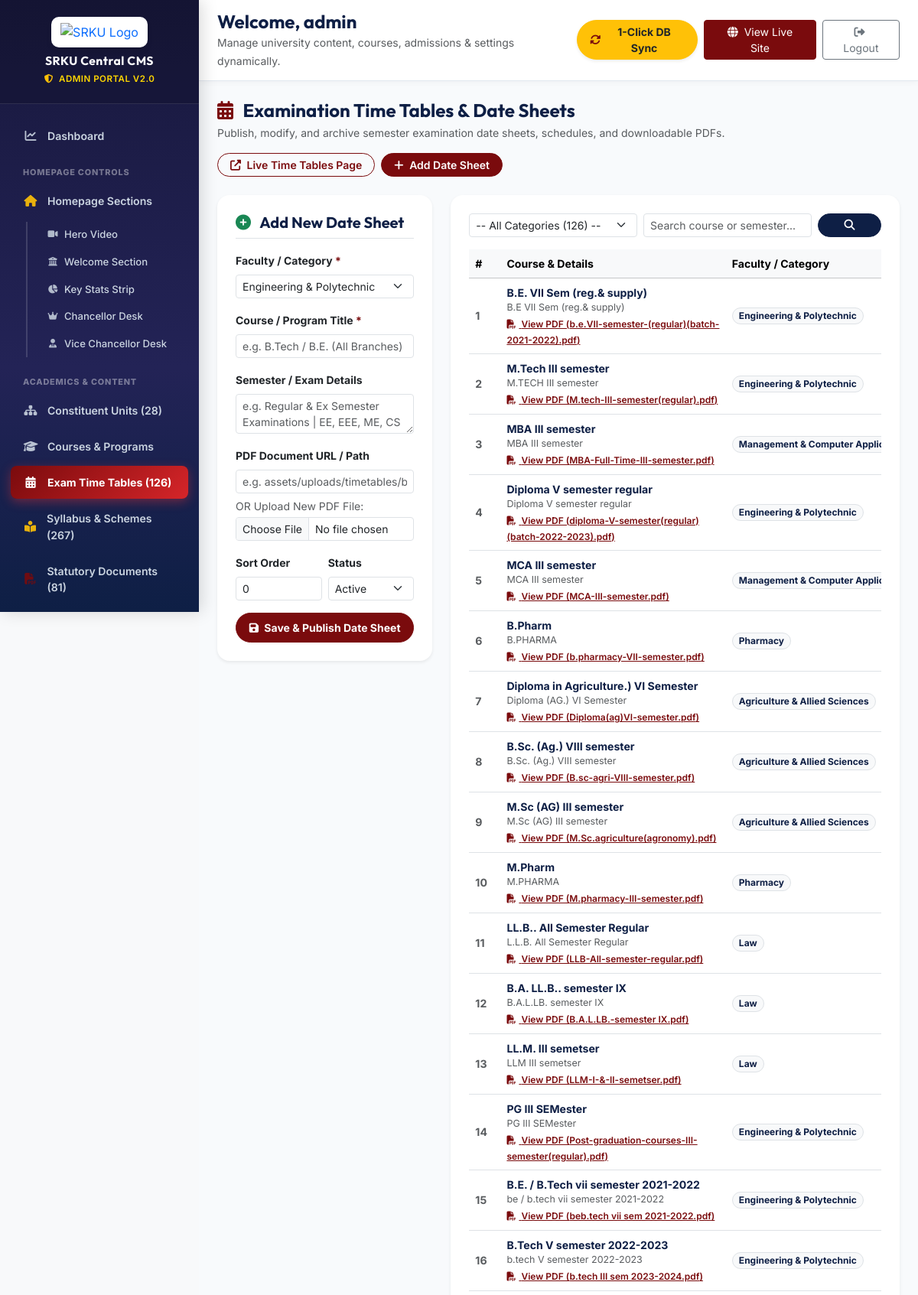
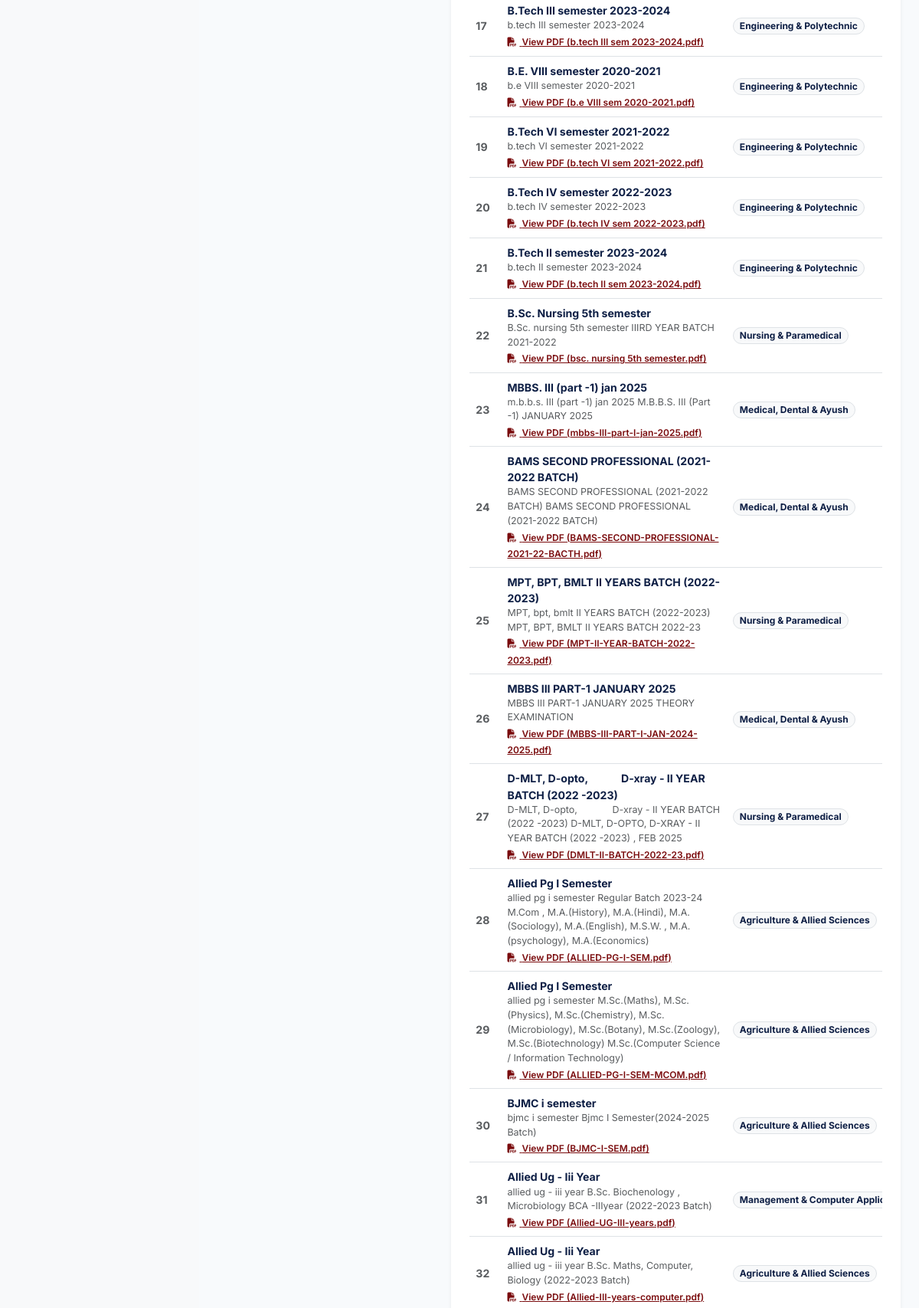
Screenshot of /admin/manage_timetables.php (signed in, upper part) with the database file from the repository (2 pictures, top to bottom).
### tables this page shows
CREATE TABLE `exam_timetables` (
  `id` int(11) NOT NULL AUTO_INCREMENT,
  `category` varchar(100) NOT NULL,
  `course_title` varchar(255) NOT NULL,
  `details` text DEFAULT NULL,
  `file_url` varchar(255) NOT NULL,
  `filename` varchar(255) DEFAULT NULL,
  `sort_order` int(11) DEFAULT 0,
  `status` enum('active','inactive') DEFAULT 'active',
  `created_at` timestamp NOT NULL DEFAULT current_timestamp(),
  PRIMARY KEY (`id`)
);

### admin/manage_timetables.php (the view, shortened to what this page needs)
<?php
require_once __DIR__ . '/header.php';
$pdo = getDBConnection();
$editItem = null;
$searchQuery = trim($_GET['q'] ?? '');
$sql = "SELECT * FROM exam_timetables WHERE 1=1";
$params = [];
$sql .= " ORDER BY sort_order ASC, id DESC";
$timetables = [];
try {
    $stmt = $pdo->prepare($sql);
    $stmt->execute($params);
    $timetables = $stmt->fetchAll();
} catch (Exception $e) {
    $error = 'Unable to fetch timetables: ' . $e->getMessage();
}
$categoriesList = [
    'Engineering & Polytechnic',
    'Agriculture & Allied Sciences',
    'Management & Computer Application',
    'Nursing & Paramedical',
    'Medical, Dental & Ayush',
    'Law',
    'Pharmacy'
];
?>
<div class="d-flex flex-wrap justify-content-between align-items-center mb-4 gap-3">
    <div>
        <h3 class="h4 fw-bold text-navy mb-1"><i class="fas fa-calendar-alt text-danger me-2"></i> Examination Time Tables &amp; Date Sheets</h3>
        <p class="text-muted small mb-0">Publish, modify, and archive semester examination date sheets, schedules, and downloadable PDFs.</p>
    </div>
    <div class="d-flex gap-2">
        <a href="<?php echo BASE_URL; ?>exam-time-table.php" target="_blank" class="btn btn-outline-danger btn-sm rounded-pill fw-semibold px-3">
            <i class="fas fa-external-link-alt me-1"></i> Live Time Tables Page
        </a>
        <a href="manage_timetables.php#entry-form" class="btn btn-danger btn-sm rounded-pill fw-semibold px-3">
            <i class="fas fa-plus me-1"></i> Add Date Sheet
        </a>
    </div>
</div>
<div class="row g-4 mb-5">
    <div class="col-12 col-lg-4" id="entry-form">
        <div class="card border-0 shadow-sm rounded-4 p-4 sticky-lg-top" style="top: 80px; z-index: 10;">
            <div class="d-flex justify-content-between align-items-center mb-3 pb-2 border-bottom">
                <h5 class="fw-bold text-navy mb-0">
                    <i class="fas <?php echo $editItem ? 'fa-edit text-primary' : 'fa-plus-circle text-success'; ?> me-2"></i>
                    <?php echo $editItem ? 'Edit Date Sheet' : 'Add New Date Sheet'; ?>
                </h5>
            </div>
            <form action="manage_timetables.php" method="POST" enctype="multipart/form-data">
                <div class="mb-3">
                    <label class="form-label fw-bold small text-dark">Faculty / Category <span class="text-danger">*</span></label>
                    <select name="category" class="form-select form-select-sm" required>
                        <?php foreach ($categoriesList as $cat): ?>
                            <option value="<?php echo htmlspecialchars($cat); ?>" <?php echo (($editItem['category'] ?? '') === $cat) ? 'selected' : ''; ?>>
                                <?php echo htmlspecialchars($cat); ?>
                            </option>
                        <?php endforeach; ?>
                    </select>
                </div>
                <div class="mb-3">
                    <label class="form-label fw-bold small text-dark">Course / Program Title <span class="text-danger">*</span></label>
                    <input type="text" name="course_title" class="form-control form-control-sm" required
                           value="<?php echo htmlspecialchars($editItem['course_title'] ?? ''); ?>"
                           placeholder="e.g. B.Tech / B.E. (All Branches)">
                </div>
                <div class="mb-3">
                    <label class="form-label fw-bold small text-dark">Semester / Exam Details</label>
                    <textarea name="details" class="form-control form-control-sm" rows="2" placeholder="e.g. Regular & Ex Semester Examinations | EE, EEE, ME, CS"><?php echo htmlspecialchars($editItem['details'] ?? ''); ?></textarea>
                </div>
                <div class="mb-3">
                    <label class="form-label fw-bold small text-dark">PDF Document URL / Path</label>
                    <input type="text" name="file_url" class="form-control form-control-sm mb-1"
                           value="<?php echo htmlspecialchars($editItem['file_url'] ?? ''); ?>"
                           placeholder="e.g. assets/uploads/timetables/btech-sem2.pdf or https://...">
                    <label class="form-label small text-muted mb-1">OR Upload New PDF File:</label>
                    <input type="file" name="pdf_file" class="form-control form-control-sm" accept=".pdf">
                </div>
                <div class="row g-2 mb-3">
                    <div class="col-6">
                        <label class="form-label fw-bold small text-dark">Sort Order</label>
                        <input type="number" name="sort_order" class="form-control form-control-sm"
                               value="<?php echo htmlspecialchars($editItem['sort_order'] ?? 0); ?>">
                    </div>
                    <div class="col-6">
                        <label class="form-label fw-bold small text-dark">Status</label>
                        <select name="status" class="form-select form-select-sm">
                            <option value="active" <?php echo (($editItem['status'] ?? 'active') === 'active') ? 'selected' : ''; ?>>Active</option>
                        </select>
                    </div>
                </div>
                <button type="submit" name="save_timetable" class="btn btn-danger btn-sm w-100 rounded-pill py-2 fw-bold">
                    <i class="fas fa-save me-1"></i> <?php echo $editItem ? 'Update Date Sheet' : 'Save & Publish Date Sheet'; ?>
                </button>
            </form>
        </div>
    </div>
    <div class="col-12 col-lg-8">
        <div class="card border-0 shadow-sm rounded-4 p-4">
            <form action="manage_timetables.php" method="GET" class="row g-2 mb-3">
                <div class="col-md-5">
                    <select name="filter_cat" class="form-select form-select-sm" onchange="this.form.submit()">
                        <option value="">-- All Categories (<?php echo count($timetables); ?>) --</option>
                    </select>
                </div>
                <div class="col-md-5">
                    <input type="text" name="q" class="form-control form-control-sm" placeholder="Search course or semester..." value="<?php echo htmlspecialchars($searchQuery); ?>">
                </div>
                <div class="col-md-2 d-flex gap-1">
                    <button type="submit" class="btn btn-sm btn-navy w-100 rounded-pill"><i class="fas fa-search"></i></button>
                </div>
            </form>
            <div class="table-responsive">
                <table class="table table-hover align-middle mb-0" style="font-size: 0.88rem;">
                    <thead class="table-light">
                        <tr>
                            <th style="width: 5%;">#</th>
                            <th style="width: 42%;">Course &amp; Details</th>
                            <th style="width: 25%;">Faculty / Category</th>
                        </tr>
                    </thead>
                    <tbody>
                        <?php if (empty($timetables)): ?>
                            <tr>
                                <td colspan="5" class="text-center py-4 text-muted">
                                    <i class="fas fa-folder-open fa-2x mb-2 d-block text-secondary"></i>
                                    No examination timetables found matching your search.
                                </td>
                            </tr>
                        <?php else: ?>
                            <?php foreach ($timetables as $idx => $t): ?>
                                <tr>
                                    <td class="text-muted fw-bold"><?php echo $idx + 1; ?></td>
                                    <td>
                                        <div class="fw-bold text-navy"><?php echo htmlspecialchars($t['course_title'] ?? ''); ?></div>
                                        <small class="text-muted d-block" style="font-size: 0.78rem;">
                                            <?php echo htmlspecialchars($t['details'] ?? ''); ?>
                                        </small>
                                        <?php if (!empty($t['file_url'])): ?>
                                            <a href="<?php echo htmlspecialchars(strpos($t['file_url'], 'http') === 0 ? $t['file_url'] : BASE_URL . $t['file_url']); ?>" target="_blank" class="small text-danger fw-semibold" style="font-size: 0.75rem;">
                                                <i class="fas fa-file-pdf me-1"></i> View PDF (<?php echo htmlspecialchars($t['filename'] ?? ''); ?>)
                                            </a>
                                        <?php endif; ?>
                                    </td>
                                    <td>
                                        <span class="badge bg-light text-navy border rounded-pill px-2 py-1" style="font-size: 0.75rem;">
                                            <?php echo htmlspecialchars($t['category']); ?>
                                        </span>
                                    </td>
                                </tr>
                            <?php endforeach; ?>
                        <?php endif; ?>
                    </tbody>
                </table>
            </div>
        </div>
    </div>
</div>
<?php require_once __DIR__ . '/footer.php'; ?>

### rows the page displays
exam_timetables: course_title "B.E. VII Sem (reg.& supply)", details "B.E VII Sem (reg.& supply)", filename "b.e.VII-semester-(regular)(batch-2021-2022).pdf", category "Engineering & Polytechnic"
exam_timetables: course_title "M.Tech III semester", details "M.TECH III semester", filename "M.tech-III-semester(regular).pdf", category "Engineering & Polytechnic"
exam_timetables: course_title "MBA III semester", details "MBA III semester", filename "MBA-Full-Time-III-semester.pdf", category "Management & Computer…"
exam_timetables: course_title "Diploma V semester regular", details "Diploma V semester regular", filename "diploma-V-semester(regular)(batch-2022-2023).pdf", category "Engineering & Polytechnic"
exam_timetables: course_title "MCA III semester", details "MCA III semester", filename "MCA-III-semester.pdf", category "Management & Computer…"
exam_timetables: course_title "B.Pharm", details "B.PHARMA", filename "b.pharmacy-VII-semester.pdf", category "Pharmacy"
exam_timetables: course_title "Diploma in Agriculture.) VI Semester", details "Diploma (AG.) VI Semester", filename "Diploma(ag)VI-semester.pdf", category "Agriculture & Allied Sciences"
exam_timetables: course_title "B.Sc. (Ag.) VIII semester", details "B.Sc. (Ag.) VIII semester", filename "B.sc-agri-VIII-semester.pdf", category "Agriculture & Allied Sciences"
exam_timetables: course_title "M.Sc (AG) III semester", details "M.Sc (AG) III semester", filename "M.Sc.agriculture(agronomy).pdf", category "Agriculture & Allied Sciences"
exam_timetables: course_title "M.Pharm", details "M.PHARMA", filename "M.pharmacy-III-semester.pdf", category "Pharmacy"
exam_timetables: course_title "LL.B.. All Semester Regular", details "L.L.B. All Semester Regular", filename "LLB-All-semester-regular.pdf", category "Law"
exam_timetables: course_title "B.A. LL.B.. semester IX", details "B.A.L.LB. semester IX", filename "B.A.L.LB.-semester IX.pdf", category "Law"
exam_timetables: course_title "LL.M. III semetser", details "LLM III semetser", filename "LLM-I-&-II-semetser.pdf", category "Law"
exam_timetables: course_title "PG III SEMester", details "PG III SEMester", filename "Post-graduation-courses-III-semester(regular).pdf", category "Engineering & Polytechnic"
exam_timetables: course_title "B.E. / B.Tech vii semester 2021-2022", details "be / b.tech vii semester 2021-2022", filename "beb.tech vii sem 2021-2022.pdf", category "Engineering & Polytechnic"
exam_timetables: course_title "B.Tech V semester 2022-2023", details "b.tech V semester 2022-2023", filename "b.tech III sem 2023-2024.pdf", category "Engineering & Polytechnic"
exam_timetables: course_title "B.Tech III semester 2023-2024", details "b.tech III semester 2023-2024", filename "b.tech III sem 2023-2024.pdf", category "Engineering & Polytechnic"
exam_timetables: course_title "B.E. VIII semester 2020-2021", details "b.e VIII semester 2020-2021", filename "b.e VIII sem 2020-2021.pdf", category "Engineering & Polytechnic"
exam_timetables: course_title "B.Tech VI semester 2021-2022", details "b.tech VI semester 2021-2022", filename "b.tech VI sem 2021-2022.pdf", category "Engineering & Polytechnic"
exam_timetables: course_title "B.Tech IV semester 2022-2023", details "b.tech IV semester 2022-2023", filename "b.tech IV sem 2022-2023.pdf", category "Engineering & Polytechnic"
exam_timetables: course_title "B.Tech II semester 2023-2024", details "b.tech II semester 2023-2024", filename "b.tech II sem 2023-2024.pdf", category "Engineering & Polytechnic"
exam_timetables: course_title "B.Sc. Nursing 5th semester", details "B.Sc. nursing 5th semester IIIRD YEAR BATCH 2021-2022", filename "bsc. nursing 5th semester.pdf", category "Nursing & Paramedical"
exam_timetables: course_title "MBBS. III (part -1) jan 2025", details "m.b.b.s. III (part -1) jan 2025 M.B.B.S. III (Part -1) JANUARY 2025", filename "mbbs-III-part-I-jan-2025.pdf", category "Medical, Dental & Ayush"
exam_timetables: course_title "BAMS SECOND PROFESSIONAL (2021-2022 BATCH)", details "BAMS SECOND PROFESSIONAL (2021-2022 BATCH) BAMS SECOND PROFESSIONAL (2021-2022 BATCH)", filename "BAMS-SECOND-PROFESSIONAL-2021-22-BACTH.pdf", category "Medical, Dental & Ayush"
exam_timetables: course_title "MPT, BPT, BMLT II YEARS BATCH (2022-2023)", details "MPT, bpt, bmlt II YEARS BATCH (2022-2023) MPT, BPT, BMLT II YEARS BATCH 2022-23", filename "MPT-II-YEAR-BATCH-2022-2023.pdf", category "Nursing & Paramedical"
exam_timetables: course_title "MBBS III PART-1 JANUARY 2025", details "MBBS III PART-1 JANUARY 2025 THEORY EXAMINATION", filename "MBBS-III-PART-I-JAN-2024-2025.pdf", category "Medical, Dental & Ayush"
exam_timetables: course_title "D-MLT, D-opto, D-xray - II YEAR BATCH (2022 -2023)", details "D-MLT, D-opto, D-xray - II YEAR BATCH (2022 -2023) D-MLT, D-OPTO, D-XRAY - II YEAR BATCH (2022 -2023) , FEB 2025", filename "DMLT-II-BATCH-2022-23.pdf", category "Nursing & Paramedical"
exam_timetables: course_title "Allied Pg I Semester", details "allied pg i semester Regular Batch 2023-24 M.Com , M.A.(History), M.A.(Hindi), M.A.(Sociology), M.A.(English), M.S.W. , M.A.(psychology), M.A.(Economics)", filename "ALLIED-PG-I-SEM.pdf", category "Agriculture & Allied Sciences"
exam_timetables: course_title "Allied Pg I Semester", details "allied pg i semester M.Sc.(Maths), M.Sc.(Physics), M.Sc.(Chemistry), M.Sc.(Microbiology), M.Sc.(Botany), M.Sc.(Zoology), M.Sc.(Biotechnology) M.Sc.(Computer Science / Information Technology)", filename "ALLIED-PG-I-SEM-MCOM.pdf", category "Agriculture & Allied Sciences"
exam_timetables: course_title "BJMC i semester", details "bjmc i semester Bjmc I Semester(2024-2025 Batch)", filename "BJMC-I-SEM.pdf", category "Agriculture & Allied Sciences"
exam_timetables: course_title "Allied Ug - Iii Year", details "allied ug - iii year B.Sc. Biochenology , Microbiology BCA -IIIyear (2022-2023 Batch)", filename "Allied-UG-III-years.pdf", category "Management & Computer…"
exam_timetables: course_title "Allied Ug - Iii Year", details "allied ug - iii year B.Sc. Maths, Computer, Biology (2022-2023 Batch)", filename "Allied-III-years-computer.pdf", category "Agriculture & Allied Sciences"

### other values shown
$deptsCountBadge "28"
$timetablesCountBadge "126"
$syllabusCountBadge "267"
$documentsCountBadge "81"
$_SESSION['admin_user'] "admin"
form field category "Engineering & Polytechnic"
